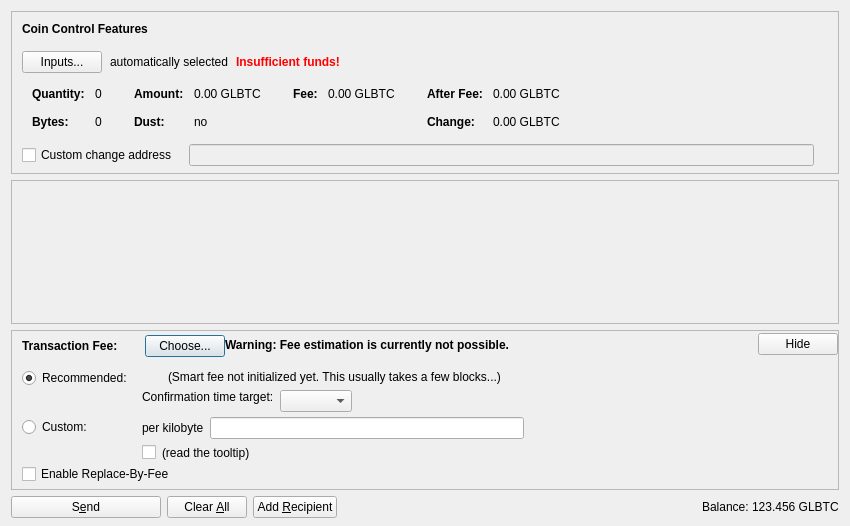
<?xml version="1.0" encoding="UTF-8"?>
<ui version="4.0">
 <class>SendCoinsDialog</class>
 <widget class="QDialog" name="SendCoinsDialog">
  <property name="geometry">
   <rect>
    <x>0</x>
    <y>0</y>
    <width>850</width>
    <height>526</height>
   </rect>
  </property>
  <property name="windowTitle">
   <string>Send Coins</string>
  </property>
  <layout class="QVBoxLayout" name="verticalLayout" stretch="0,1,0,0">
   <property name="bottomMargin">
    <number>8</number>
   </property>
   <item>
    <widget class="QFrame" name="frameCoinControl">
     <property name="sizePolicy">
      <sizepolicy hsizetype="Expanding" vsizetype="Expanding">
       <horstretch>0</horstretch>
       <verstretch>0</verstretch>
      </sizepolicy>
     </property>
     <property name="maximumSize">
      <size>
       <width>16777215</width>
       <height>16777215</height>
      </size>
     </property>
     <property name="frameShape">
      <enum>QFrame::StyledPanel</enum>
     </property>
     <property name="frameShadow">
      <enum>QFrame::Sunken</enum>
     </property>
     <layout class="QVBoxLayout" name="verticalLayoutCoinControl2">
      <property name="spacing">
       <number>0</number>
      </property>
      <property name="leftMargin">
       <number>0</number>
      </property>
      <property name="topMargin">
       <number>0</number>
      </property>
      <property name="rightMargin">
       <number>0</number>
      </property>
      <property name="bottomMargin">
       <number>6</number>
      </property>
      <item>
       <layout class="QVBoxLayout" name="verticalLayoutCoinControl" stretch="0,0,0,0,1">
        <property name="spacing">
         <number>0</number>
        </property>
        <property name="leftMargin">
         <number>10</number>
        </property>
        <property name="topMargin">
         <number>10</number>
        </property>
        <item>
         <layout class="QHBoxLayout" name="horizontalLayoutCoinControl1">
          <property name="bottomMargin">
           <number>15</number>
          </property>
          <item>
           <widget class="QLabel" name="labelCoinControlFeatures">
            <property name="sizePolicy">
             <sizepolicy hsizetype="Preferred" vsizetype="Maximum">
              <horstretch>0</horstretch>
              <verstretch>0</verstretch>
             </sizepolicy>
            </property>
            <property name="font">
             <font>
              <weight>75</weight>
              <bold>true</bold>
             </font>
            </property>
            <property name="styleSheet">
             <string notr="true">font-weight:bold;</string>
            </property>
            <property name="text">
             <string>Coin Control Features</string>
            </property>
           </widget>
          </item>
         </layout>
        </item>
        <item>
         <layout class="QHBoxLayout" name="horizontalLayoutCoinControl2" stretch="0,0,0,0">
          <property name="spacing">
           <number>8</number>
          </property>
          <property name="bottomMargin">
           <number>10</number>
          </property>
          <item>
           <widget class="QPushButton" name="pushButtonCoinControl">
            <property name="styleSheet">
             <string notr="true"/>
            </property>
            <property name="text">
             <string>Inputs...</string>
            </property>
            <property name="autoDefault">
             <bool>false</bool>
            </property>
           </widget>
          </item>
          <item>
           <widget class="QLabel" name="labelCoinControlAutomaticallySelected">
            <property name="text">
             <string>automatically selected</string>
            </property>
            <property name="margin">
             <number>5</number>
            </property>
           </widget>
          </item>
          <item>
           <widget class="QLabel" name="labelCoinControlInsuffFunds">
            <property name="font">
             <font>
              <weight>75</weight>
              <bold>true</bold>
             </font>
            </property>
            <property name="styleSheet">
             <string notr="true">color:red;font-weight:bold;</string>
            </property>
            <property name="text">
             <string>Insufficient funds!</string>
            </property>
            <property name="margin">
             <number>5</number>
            </property>
           </widget>
          </item>
          <item>
           <spacer name="horizontalSpacerCoinControl">
            <property name="orientation">
             <enum>Qt::Horizontal</enum>
            </property>
            <property name="sizeHint" stdset="0">
             <size>
              <width>40</width>
              <height>1</height>
             </size>
            </property>
           </spacer>
          </item>
         </layout>
        </item>
        <item>
         <widget class="QWidget" name="widgetCoinControl" native="true">
          <property name="sizePolicy">
           <sizepolicy hsizetype="Preferred" vsizetype="Preferred">
            <horstretch>0</horstretch>
            <verstretch>0</verstretch>
           </sizepolicy>
          </property>
          <property name="minimumSize">
           <size>
            <width>0</width>
            <height>0</height>
           </size>
          </property>
          <property name="styleSheet">
           <string notr="true"/>
          </property>
          <layout class="QHBoxLayout" name="horizontalLayoutCoinControl5">
           <property name="leftMargin">
            <number>0</number>
           </property>
           <property name="topMargin">
            <number>0</number>
           </property>
           <property name="rightMargin">
            <number>0</number>
           </property>
           <property name="bottomMargin">
            <number>0</number>
           </property>
           <item>
            <layout class="QHBoxLayout" name="horizontalLayoutCoinControl3" stretch="0,0,0,1">
             <property name="spacing">
              <number>20</number>
             </property>
             <property name="topMargin">
              <number>0</number>
             </property>
             <property name="bottomMargin">
              <number>10</number>
             </property>
             <item>
              <layout class="QFormLayout" name="formLayoutCoinControl1">
               <property name="horizontalSpacing">
                <number>10</number>
               </property>
               <property name="verticalSpacing">
                <number>14</number>
               </property>
               <property name="leftMargin">
                <number>10</number>
               </property>
               <property name="topMargin">
                <number>4</number>
               </property>
               <property name="rightMargin">
                <number>6</number>
               </property>
               <item row="0" column="0">
                <widget class="QLabel" name="labelCoinControlQuantityText">
                 <property name="font">
                  <font>
                   <weight>75</weight>
                   <bold>true</bold>
                  </font>
                 </property>
                 <property name="text">
                  <string>Quantity:</string>
                 </property>
                 <property name="margin">
                  <number>0</number>
                 </property>
                </widget>
               </item>
               <item row="0" column="1">
                <widget class="QLabel" name="labelCoinControlQuantity">
                 <property name="cursor">
                  <cursorShape>IBeamCursor</cursorShape>
                 </property>
                 <property name="contextMenuPolicy">
                  <enum>Qt::ActionsContextMenu</enum>
                 </property>
                 <property name="text">
                  <string notr="true">0</string>
                 </property>
                 <property name="margin">
                  <number>0</number>
                 </property>
                 <property name="textInteractionFlags">
                  <set>Qt::LinksAccessibleByMouse|Qt::TextSelectableByKeyboard|Qt::TextSelectableByMouse</set>
                 </property>
                </widget>
               </item>
               <item row="1" column="0">
                <widget class="QLabel" name="labelCoinControlBytesText">
                 <property name="font">
                  <font>
                   <weight>75</weight>
                   <bold>true</bold>
                  </font>
                 </property>
                 <property name="text">
                  <string>Bytes:</string>
                 </property>
                </widget>
               </item>
               <item row="1" column="1">
                <widget class="QLabel" name="labelCoinControlBytes">
                 <property name="cursor">
                  <cursorShape>IBeamCursor</cursorShape>
                 </property>
                 <property name="contextMenuPolicy">
                  <enum>Qt::ActionsContextMenu</enum>
                 </property>
                 <property name="text">
                  <string notr="true">0</string>
                 </property>
                 <property name="textInteractionFlags">
                  <set>Qt::LinksAccessibleByMouse|Qt::TextSelectableByKeyboard|Qt::TextSelectableByMouse</set>
                 </property>
                </widget>
               </item>
              </layout>
             </item>
             <item>
              <layout class="QFormLayout" name="formLayoutCoinControl2">
               <property name="horizontalSpacing">
                <number>10</number>
               </property>
               <property name="verticalSpacing">
                <number>14</number>
               </property>
               <property name="leftMargin">
                <number>6</number>
               </property>
               <property name="topMargin">
                <number>4</number>
               </property>
               <property name="rightMargin">
                <number>6</number>
               </property>
               <item row="0" column="0">
                <widget class="QLabel" name="labelCoinControlAmountText">
                 <property name="font">
                  <font>
                   <weight>75</weight>
                   <bold>true</bold>
                  </font>
                 </property>
                 <property name="text">
                  <string>Amount:</string>
                 </property>
                 <property name="margin">
                  <number>0</number>
                 </property>
                </widget>
               </item>
               <item row="0" column="1">
                <widget class="QLabel" name="labelCoinControlAmount">
                 <property name="cursor">
                  <cursorShape>IBeamCursor</cursorShape>
                 </property>
                 <property name="contextMenuPolicy">
                  <enum>Qt::ActionsContextMenu</enum>
                 </property>
                 <property name="text">
                  <string notr="true">0.00 GLBTC</string>
                 </property>
                 <property name="textInteractionFlags">
                  <set>Qt::LinksAccessibleByMouse|Qt::TextSelectableByKeyboard|Qt::TextSelectableByMouse</set>
                 </property>
                </widget>
               </item>
               <item row="1" column="0">
                <widget class="QLabel" name="labelCoinControlLowOutputText">
                 <property name="font">
                  <font>
                   <weight>75</weight>
                   <bold>true</bold>
                  </font>
                 </property>
                 <property name="text">
                  <string>Dust:</string>
                 </property>
                </widget>
               </item>
               <item row="1" column="1">
                <widget class="QLabel" name="labelCoinControlLowOutput">
                 <property name="cursor">
                  <cursorShape>IBeamCursor</cursorShape>
                 </property>
                 <property name="contextMenuPolicy">
                  <enum>Qt::ActionsContextMenu</enum>
                 </property>
                 <property name="text">
                  <string notr="true">no</string>
                 </property>
                 <property name="textInteractionFlags">
                  <set>Qt::LinksAccessibleByMouse|Qt::TextSelectableByKeyboard|Qt::TextSelectableByMouse</set>
                 </property>
                </widget>
               </item>
              </layout>
             </item>
             <item>
              <layout class="QFormLayout" name="formLayoutCoinControl3">
               <property name="horizontalSpacing">
                <number>10</number>
               </property>
               <property name="verticalSpacing">
                <number>14</number>
               </property>
               <property name="leftMargin">
                <number>6</number>
               </property>
               <property name="topMargin">
                <number>4</number>
               </property>
               <property name="rightMargin">
                <number>6</number>
               </property>
               <item row="0" column="0">
                <widget class="QLabel" name="labelCoinControlFeeText">
                 <property name="font">
                  <font>
                   <weight>75</weight>
                   <bold>true</bold>
                  </font>
                 </property>
                 <property name="text">
                  <string>Fee:</string>
                 </property>
                 <property name="margin">
                  <number>0</number>
                 </property>
                </widget>
               </item>
               <item row="0" column="1">
                <widget class="QLabel" name="labelCoinControlFee">
                 <property name="cursor">
                  <cursorShape>IBeamCursor</cursorShape>
                 </property>
                 <property name="contextMenuPolicy">
                  <enum>Qt::ActionsContextMenu</enum>
                 </property>
                 <property name="text">
                  <string notr="true">0.00 GLBTC</string>
                 </property>
                 <property name="textInteractionFlags">
                  <set>Qt::LinksAccessibleByMouse|Qt::TextSelectableByKeyboard|Qt::TextSelectableByMouse</set>
                 </property>
                </widget>
               </item>
              </layout>
             </item>
             <item>
              <layout class="QFormLayout" name="formLayoutCoinControl4">
               <property name="horizontalSpacing">
                <number>10</number>
               </property>
               <property name="verticalSpacing">
                <number>14</number>
               </property>
               <property name="leftMargin">
                <number>6</number>
               </property>
               <property name="topMargin">
                <number>4</number>
               </property>
               <property name="rightMargin">
                <number>6</number>
               </property>
               <item row="0" column="0">
                <widget class="QLabel" name="labelCoinControlAfterFeeText">
                 <property name="font">
                  <font>
                   <weight>75</weight>
                   <bold>true</bold>
                  </font>
                 </property>
                 <property name="text">
                  <string>After Fee:</string>
                 </property>
                 <property name="margin">
                  <number>0</number>
                 </property>
                </widget>
               </item>
               <item row="0" column="1">
                <widget class="QLabel" name="labelCoinControlAfterFee">
                 <property name="cursor">
                  <cursorShape>IBeamCursor</cursorShape>
                 </property>
                 <property name="contextMenuPolicy">
                  <enum>Qt::ActionsContextMenu</enum>
                 </property>
                 <property name="text">
                  <string notr="true">0.00 GLBTC</string>
                 </property>
                 <property name="textInteractionFlags">
                  <set>Qt::LinksAccessibleByMouse|Qt::TextSelectableByKeyboard|Qt::TextSelectableByMouse</set>
                 </property>
                </widget>
               </item>
               <item row="1" column="0">
                <widget class="QLabel" name="labelCoinControlChangeText">
                 <property name="font">
                  <font>
                   <weight>75</weight>
                   <bold>true</bold>
                  </font>
                 </property>
                 <property name="text">
                  <string>Change:</string>
                 </property>
                </widget>
               </item>
               <item row="1" column="1">
                <widget class="QLabel" name="labelCoinControlChange">
                 <property name="cursor">
                  <cursorShape>IBeamCursor</cursorShape>
                 </property>
                 <property name="contextMenuPolicy">
                  <enum>Qt::ActionsContextMenu</enum>
                 </property>
                 <property name="text">
                  <string notr="true">0.00 GLBTC</string>
                 </property>
                 <property name="textInteractionFlags">
                  <set>Qt::LinksAccessibleByMouse|Qt::TextSelectableByKeyboard|Qt::TextSelectableByMouse</set>
                 </property>
                </widget>
               </item>
              </layout>
             </item>
            </layout>
           </item>
          </layout>
         </widget>
        </item>
        <item>
         <layout class="QHBoxLayout" name="horizontalLayoutCoinControl4" stretch="0,0,0">
          <property name="spacing">
           <number>12</number>
          </property>
          <property name="sizeConstraint">
           <enum>QLayout::SetDefaultConstraint</enum>
          </property>
          <property name="topMargin">
           <number>5</number>
          </property>
          <property name="rightMargin">
           <number>5</number>
          </property>
          <item>
           <widget class="QCheckBox" name="checkBoxCoinControlChange">
            <property name="toolTip">
             <string>If this is activated, but the change address is empty or invalid, change will be sent to a newly generated address.</string>
            </property>
            <property name="text">
             <string>Custom change address</string>
            </property>
           </widget>
          </item>
          <item>
           <widget class="QValidatedLineEdit" name="lineEditCoinControlChange">
            <property name="enabled">
             <bool>false</bool>
            </property>
            <property name="sizePolicy">
             <sizepolicy hsizetype="Expanding" vsizetype="Fixed">
              <horstretch>0</horstretch>
              <verstretch>0</verstretch>
             </sizepolicy>
            </property>
           </widget>
          </item>
          <item>
           <widget class="QLabel" name="labelCoinControlChangeLabel">
            <property name="sizePolicy">
             <sizepolicy hsizetype="Preferred" vsizetype="Expanding">
              <horstretch>0</horstretch>
              <verstretch>0</verstretch>
             </sizepolicy>
            </property>
            <property name="minimumSize">
             <size>
              <width>0</width>
              <height>0</height>
             </size>
            </property>
            <property name="text">
             <string/>
            </property>
            <property name="margin">
             <number>3</number>
            </property>
           </widget>
          </item>
         </layout>
        </item>
        <item>
         <spacer name="verticalSpacerCoinControl">
          <property name="orientation">
           <enum>Qt::Vertical</enum>
          </property>
          <property name="sizeHint" stdset="0">
           <size>
            <width>800</width>
            <height>1</height>
           </size>
          </property>
         </spacer>
        </item>
       </layout>
      </item>
     </layout>
    </widget>
   </item>
   <item>
    <widget class="QScrollArea" name="scrollArea">
     <property name="widgetResizable">
      <bool>true</bool>
     </property>
     <widget class="QWidget" name="scrollAreaWidgetContents">
      <property name="geometry">
       <rect>
        <x>0</x>
        <y>0</y>
        <width>830</width>
        <height>104</height>
       </rect>
      </property>
      <layout class="QVBoxLayout" name="verticalLayout_2" stretch="0,1">
       <property name="leftMargin">
        <number>0</number>
       </property>
       <property name="topMargin">
        <number>0</number>
       </property>
       <property name="rightMargin">
        <number>0</number>
       </property>
       <property name="bottomMargin">
        <number>0</number>
       </property>
       <item>
        <layout class="QVBoxLayout" name="entries">
         <property name="spacing">
          <number>6</number>
         </property>
        </layout>
       </item>
       <item>
        <spacer name="verticalSpacer">
         <property name="orientation">
          <enum>Qt::Vertical</enum>
         </property>
         <property name="sizeHint" stdset="0">
          <size>
           <width>20</width>
           <height>40</height>
          </size>
         </property>
        </spacer>
       </item>
      </layout>
     </widget>
    </widget>
   </item>
   <item>
    <widget class="QFrame" name="frameFee">
     <property name="sizePolicy">
      <sizepolicy hsizetype="Expanding" vsizetype="Expanding">
       <horstretch>0</horstretch>
       <verstretch>0</verstretch>
      </sizepolicy>
     </property>
     <property name="maximumSize">
      <size>
       <width>16777215</width>
       <height>16777215</height>
      </size>
     </property>
     <property name="frameShape">
      <enum>QFrame::StyledPanel</enum>
     </property>
     <property name="frameShadow">
      <enum>QFrame::Sunken</enum>
     </property>
     <layout class="QVBoxLayout" name="verticalLayoutFee1">
      <property name="spacing">
       <number>0</number>
      </property>
      <property name="leftMargin">
       <number>0</number>
      </property>
      <property name="topMargin">
       <number>0</number>
      </property>
      <property name="rightMargin">
       <number>0</number>
      </property>
      <property name="bottomMargin">
       <number>0</number>
      </property>
      <item>
       <layout class="QVBoxLayout" name="verticalLayoutFee2" stretch="0,0,0">
        <property name="spacing">
         <number>0</number>
        </property>
        <property name="leftMargin">
         <number>10</number>
        </property>
        <property name="topMargin">
         <number>0</number>
        </property>
        <item>
         <layout class="QHBoxLayout" name="horizontalLayoutFee1">
          <property name="bottomMargin">
           <number>0</number>
          </property>
          <item>
           <layout class="QVBoxLayout" name="verticalLayoutFee7">
            <property name="spacing">
             <number>0</number>
            </property>
            <item>
             <spacer name="verticalSpacerSmartFee">
              <property name="orientation">
               <enum>Qt::Vertical</enum>
              </property>
              <property name="sizeType">
               <enum>QSizePolicy::Fixed</enum>
              </property>
              <property name="sizeHint" stdset="0">
               <size>
                <width>1</width>
                <height>4</height>
               </size>
              </property>
             </spacer>
            </item>
            <item>
             <layout class="QHBoxLayout" name="horizontalLayoutSmartFee">
              <property name="spacing">
               <number>10</number>
              </property>
              <item>
               <widget class="QLabel" name="labelFeeHeadline">
                <property name="sizePolicy">
                 <sizepolicy hsizetype="Preferred" vsizetype="Maximum">
                  <horstretch>0</horstretch>
                  <verstretch>0</verstretch>
                 </sizepolicy>
                </property>
                <property name="font">
                 <font>
                  <weight>75</weight>
                  <bold>true</bold>
                 </font>
                </property>
                <property name="styleSheet">
                 <string notr="true">font-weight:bold;</string>
                </property>
                <property name="text">
                 <string>Transaction Fee:</string>
                </property>
               </widget>
              </item>
              <item>
               <widget class="QLabel" name="labelFeeMinimized">
                <property name="text">
                 <string/>
                </property>
               </widget>
              </item>
              <item>
               <widget class="QPushButton" name="buttonChooseFee">
                <property name="text">
                 <string>Choose...</string>
                </property>
               </widget>
              </item>
             </layout>
            </item>
            <item>
             <spacer name="verticalSpacer_5">
              <property name="orientation">
               <enum>Qt::Vertical</enum>
              </property>
              <property name="sizeHint" stdset="0">
               <size>
                <width>1</width>
                <height>1</height>
               </size>
              </property>
             </spacer>
            </item>
           </layout>
          </item>
          <item>
           <widget class="QLabel" name="fallbackFeeWarningLabel">
            <property name="toolTip">
             <string>Using the fallbackfee can result in sending a transaction that will take several hours or days (or never) to confirm. Consider choosing your fee manually or wait until you have validated the complete chain.</string>
            </property>
            <property name="font">
            <font>
                <weight>75</weight>
                <bold>true</bold>
            </font>
            </property>
            <property name="text">
             <string>Warning: Fee estimation is currently not possible.</string>
            </property>
            <property name="wordWrap">
             <bool>false</bool>
            </property>
           </widget>
          </item>
          <item>
           <spacer name="horizontalSpacer_4">
            <property name="orientation">
             <enum>Qt::Horizontal</enum>
            </property>
            <property name="sizeType">
             <enum>QSizePolicy::MinimumExpanding</enum>
            </property>
            <property name="sizeHint" stdset="0">
             <size>
              <width>40</width>
              <height>20</height>
             </size>
            </property>
           </spacer>
          </item>
          <item>
           <widget class="QPushButton" name="buttonMinimizeFee">
            <property name="toolTip">
             <string>collapse fee-settings</string>
            </property>
            <property name="text">
             <string>Hide</string>
            </property>
           </widget>
          </item>
         </layout>
        </item>
        <item>
         <widget class="QFrame" name="frameFeeSelection">
          <layout class="QVBoxLayout" name="verticalLayoutFee12">
           <property name="spacing">
            <number>0</number>
           </property>
           <property name="leftMargin">
            <number>0</number>
           </property>
           <property name="topMargin">
            <number>0</number>
           </property>
           <property name="rightMargin">
            <number>0</number>
           </property>
           <property name="bottomMargin">
            <number>0</number>
           </property>
           <item>
            <layout class="QGridLayout" name="gridLayoutFee">
             <property name="topMargin">
              <number>10</number>
             </property>
             <property name="bottomMargin">
              <number>4</number>
             </property>
             <property name="horizontalSpacing">
              <number>10</number>
             </property>
             <property name="verticalSpacing">
              <number>4</number>
             </property>
             <item row="1" column="1">
              <layout class="QVBoxLayout" name="verticalLayoutFee8">
               <property name="spacing">
                <number>6</number>
               </property>
               <item>
                <layout class="QHBoxLayout" name="horizontalLayoutFee13">
                 <item>
                  <widget class="QLabel" name="labelCustomPerKilobyte">
                   <property name="toolTip">
                    <string>Specify a custom fee per kB (1,000 bytes) of the transaction's virtual size.

Note:  Since the fee is calculated on a per-byte basis, a fee of "100 satoshis per kB" for a transaction size of 500 bytes (half of 1 kB) would ultimately yield a fee of only 50 satoshis.</string>
                   </property>
                   <property name="text">
                    <string>per kilobyte</string>
                   </property>
                  </widget>
                 </item>
                 <item>
                  <widget class="GlobalBitcoinAmountField" name="customFee"/>
                 </item>
                 <item>
                  <spacer name="horizontalSpacer_6">
                   <property name="orientation">
                    <enum>Qt::Horizontal</enum>
                   </property>
                   <property name="sizeHint" stdset="0">
                    <size>
                     <width>1</width>
                     <height>1</height>
                    </size>
                   </property>
                  </spacer>
                 </item>
                </layout>
               </item>
               <item>
                <layout class="QHBoxLayout" name="horizontalLayoutFee8">
                 <item>
                  <widget class="QCheckBox" name="checkBoxMinimumFee">
                   <property name="toolTip">
                    <string>Paying only the minimum fee is just fine as long as there is less transaction volume than space in the blocks. But be aware that this can end up in a never confirming transaction once there is more demand for globalbitcoin transactions than the network can process.</string>
                   </property>
                   <property name="text">
                    <string/>
                   </property>
                  </widget>
                 </item>
                 <item>
                  <widget class="QLabel" name="labelMinFeeWarning">
                   <property name="enabled">
                    <bool>true</bool>
                   </property>
                   <property name="toolTip">
                    <string>Paying only the minimum fee is just fine as long as there is less transaction volume than space in the blocks. But be aware that this can end up in a never confirming transaction once there is more demand for globalbitcoin transactions than the network can process.</string>
                   </property>
                   <property name="text">
                    <string>(read the tooltip)</string>
                   </property>
                   <property name="margin">
                    <number>5</number>
                   </property>
                  </widget>
                 </item>
                 <item>
                  <spacer name="horizontalSpacer_2">
                   <property name="orientation">
                    <enum>Qt::Horizontal</enum>
                   </property>
                   <property name="sizeHint" stdset="0">
                    <size>
                     <width>1</width>
                     <height>1</height>
                    </size>
                   </property>
                  </spacer>
                 </item>
                </layout>
               </item>
              </layout>
             </item>
             <item row="0" column="0">
              <layout class="QVBoxLayout" name="verticalLayoutFee4" stretch="0,1">
               <item>
                <widget class="QRadioButton" name="radioSmartFee">
                 <property name="text">
                  <string>Recommended:</string>
                 </property>
                 <property name="checked">
                  <bool>true</bool>
                 </property>
                 <attribute name="buttonGroup">
                  <string notr="true">groupFee</string>
                 </attribute>
                </widget>
               </item>
               <item>
                <spacer name="verticalSpacer_2">
                 <property name="orientation">
                  <enum>Qt::Vertical</enum>
                 </property>
                 <property name="sizeHint" stdset="0">
                  <size>
                   <width>1</width>
                   <height>1</height>
                  </size>
                 </property>
                </spacer>
               </item>
              </layout>
             </item>
             <item row="1" column="0">
              <layout class="QVBoxLayout" name="verticalLayoutFee9" stretch="0,1">
               <item>
                <widget class="QRadioButton" name="radioCustomFee">
                 <property name="text">
                  <string>Custom:</string>
                 </property>
                 <attribute name="buttonGroup">
                  <string notr="true">groupFee</string>
                 </attribute>
                </widget>
               </item>
               <item>
                <spacer name="verticalSpacer_6">
                 <property name="orientation">
                  <enum>Qt::Vertical</enum>
                 </property>
                 <property name="sizeHint" stdset="0">
                  <size>
                   <width>1</width>
                   <height>1</height>
                  </size>
                 </property>
                </spacer>
               </item>
              </layout>
             </item>
             <item row="0" column="1">
              <layout class="QVBoxLayout" name="verticalLayoutFee3" stretch="0,0,1">
               <property name="spacing">
                <number>6</number>
               </property>
               <property name="topMargin">
                <number>2</number>
               </property>
               <item>
                <layout class="QHBoxLayout" name="horizontalLayoutFee12">
                 <item>
                  <widget class="QLabel" name="labelSmartFee">
                   <property name="text">
                    <string/>
                   </property>
                   <property name="margin">
                    <number>2</number>
                   </property>
                  </widget>
                 </item>
                 <item>
                  <widget class="QLabel" name="labelFeeEstimation">
                   <property name="text">
                    <string/>
                   </property>
                  </widget>
                 </item>
                 <item>
                  <widget class="QLabel" name="labelSmartFee2">
                   <property name="text">
                    <string>(Smart fee not initialized yet. This usually takes a few blocks...)</string>
                   </property>
                   <property name="margin">
                    <number>2</number>
                   </property>
                  </widget>
                 </item>
                 <item>
                  <spacer name="horizontalSpacer_5">
                   <property name="orientation">
                    <enum>Qt::Horizontal</enum>
                   </property>
                   <property name="sizeHint" stdset="0">
                    <size>
                     <width>1</width>
                     <height>1</height>
                    </size>
                   </property>
                  </spacer>
                 </item>
                </layout>
               </item>
               <item>
                <layout class="QHBoxLayout" name="horizontalLayoutFee9">
                 <item>
                  <layout class="QVBoxLayout" name="verticalLayoutFee6">
                   <item>
                    <widget class="QLabel" name="labelSmartFee3">
                     <property name="text">
                      <string>Confirmation time target:</string>
                     </property>
                     <property name="margin">
                      <number>2</number>
                     </property>
                    </widget>
                   </item>
                   <item>
                    <spacer name="verticalSpacer_3">
                     <property name="orientation">
                      <enum>Qt::Vertical</enum>
                     </property>
                     <property name="sizeHint" stdset="0">
                      <size>
                       <width>1</width>
                       <height>1</height>
                      </size>
                     </property>
                    </spacer>
                   </item>
                  </layout>
                 </item>
                 <item>
                  <layout class="QVBoxLayout" name="verticalLayoutFee5">
                   <property name="rightMargin">
                    <number>30</number>
                   </property>
                   <item>
                    <layout class="QHBoxLayout" name="horizontalLayoutConfTarget">
                     <property name="bottomMargin">
                      <number>0</number>
                     </property>
                     <item>
                      <widget class="QComboBox" name="confTargetSelector"/>
                     </item>
                     <item>
                      <spacer name="horizontalSpacerConfTarget">
                       <property name="orientation">
                        <enum>Qt::Horizontal</enum>
                       </property>
                       <property name="sizeHint" stdset="0">
                        <size>
                         <width>40</width>
                         <height>20</height>
                        </size>
                       </property>
                      </spacer>
                     </item>
                    </layout>
                   </item>
                  </layout>
                 </item>
                </layout>
               </item>
               <item>
                <spacer name="verticalSpacer_4">
                 <property name="orientation">
                  <enum>Qt::Vertical</enum>
                 </property>
                 <property name="sizeHint" stdset="0">
                  <size>
                   <width>1</width>
                   <height>1</height>
                  </size>
                 </property>
                </spacer>
               </item>
              </layout>
             </item>
            </layout>
           </item>
           <item>
            <widget class="QCheckBox" name="optInRBF">
             <property name="text">
              <string>Enable Replace-By-Fee</string>
             </property>
             <property name="toolTip">
              <string>With Replace-By-Fee (BIP-125) you can increase a transaction's fee after it is sent. Without this, a higher fee may be recommended to compensate for increased transaction delay risk.</string>
             </property>
            </widget>
           </item>
          </layout>
         </widget>
        </item>
        <item>
         <spacer name="verticalSpacerFee">
          <property name="orientation">
           <enum>Qt::Vertical</enum>
          </property>
          <property name="sizeHint" stdset="0">
           <size>
            <width>40</width>
            <height>5</height>
           </size>
          </property>
         </spacer>
        </item>
       </layout>
      </item>
     </layout>
    </widget>
   </item>
   <item>
    <layout class="QHBoxLayout" name="horizontalLayout">
     <item>
      <widget class="QPushButton" name="sendButton">
       <property name="minimumSize">
        <size>
         <width>150</width>
         <height>0</height>
        </size>
       </property>
       <property name="toolTip">
        <string>Confirm the send action</string>
       </property>
       <property name="text">
        <string>S&amp;end</string>
       </property>
       <property name="icon">
        <iconset resource="../globalbitcoin.qrc">
         <normaloff>:/icons/send</normaloff>:/icons/send</iconset>
       </property>
       <property name="autoDefault">
        <bool>false</bool>
       </property>
       <property name="default">
        <bool>false</bool>
       </property>
      </widget>
     </item>
     <item>
      <widget class="QPushButton" name="clearButton">
       <property name="sizePolicy">
        <sizepolicy hsizetype="Minimum" vsizetype="Fixed">
         <horstretch>0</horstretch>
         <verstretch>0</verstretch>
        </sizepolicy>
       </property>
       <property name="toolTip">
        <string>Clear all fields of the form.</string>
       </property>
       <property name="text">
        <string>Clear &amp;All</string>
       </property>
       <property name="icon">
        <iconset resource="../globalbitcoin.qrc">
         <normaloff>:/icons/remove</normaloff>:/icons/remove</iconset>
       </property>
       <property name="autoDefault">
        <bool>false</bool>
       </property>
      </widget>
     </item>
     <item>
      <widget class="QPushButton" name="addButton">
       <property name="toolTip">
        <string>Send to multiple recipients at once</string>
       </property>
       <property name="text">
        <string>Add &amp;Recipient</string>
       </property>
       <property name="icon">
        <iconset resource="../globalbitcoin.qrc">
         <normaloff>:/icons/add</normaloff>:/icons/add</iconset>
       </property>
       <property name="autoDefault">
        <bool>false</bool>
       </property>
      </widget>
     </item>
     <item>
      <spacer name="horizontalSpacer">
       <property name="orientation">
        <enum>Qt::Horizontal</enum>
       </property>
       <property name="sizeHint" stdset="0">
        <size>
         <width>40</width>
         <height>20</height>
        </size>
       </property>
      </spacer>
     </item>
     <item>
      <layout class="QHBoxLayout" name="horizontalLayout_2">
       <property name="spacing">
        <number>3</number>
       </property>
       <item>
        <widget class="QLabel" name="label">
         <property name="sizePolicy">
          <sizepolicy hsizetype="Preferred" vsizetype="Fixed">
           <horstretch>0</horstretch>
           <verstretch>0</verstretch>
          </sizepolicy>
         </property>
         <property name="text">
          <string>Balance:</string>
         </property>
        </widget>
       </item>
       <item>
        <widget class="QLabel" name="labelBalance">
         <property name="sizePolicy">
          <sizepolicy hsizetype="Preferred" vsizetype="Fixed">
           <horstretch>0</horstretch>
           <verstretch>0</verstretch>
          </sizepolicy>
         </property>
         <property name="cursor">
          <cursorShape>IBeamCursor</cursorShape>
         </property>
         <property name="text">
          <string notr="true">123.456 GLBTC</string>
         </property>
         <property name="textInteractionFlags">
          <set>Qt::LinksAccessibleByMouse|Qt::TextSelectableByKeyboard|Qt::TextSelectableByMouse</set>
         </property>
        </widget>
       </item>
      </layout>
     </item>
    </layout>
   </item>
  </layout>
 </widget>
 <customwidgets>
  <customwidget>
   <class>QValidatedLineEdit</class>
   <extends>QLineEdit</extends>
   <header>qt/qvalidatedlineedit.h</header>
  </customwidget>
  <customwidget>
   <class>GlobalBitcoinAmountField</class>
   <extends>QLineEdit</extends>
   <header>qt/globalbitcoinamountfield.h</header>
   <container>1</container>
  </customwidget>
 </customwidgets>
 <resources>
  <include location="../globalbitcoin.qrc"/>
 </resources>
 <connections/>
 <buttongroups>
  <buttongroup name="groupFee"/>
 </buttongroups>
</ui>
